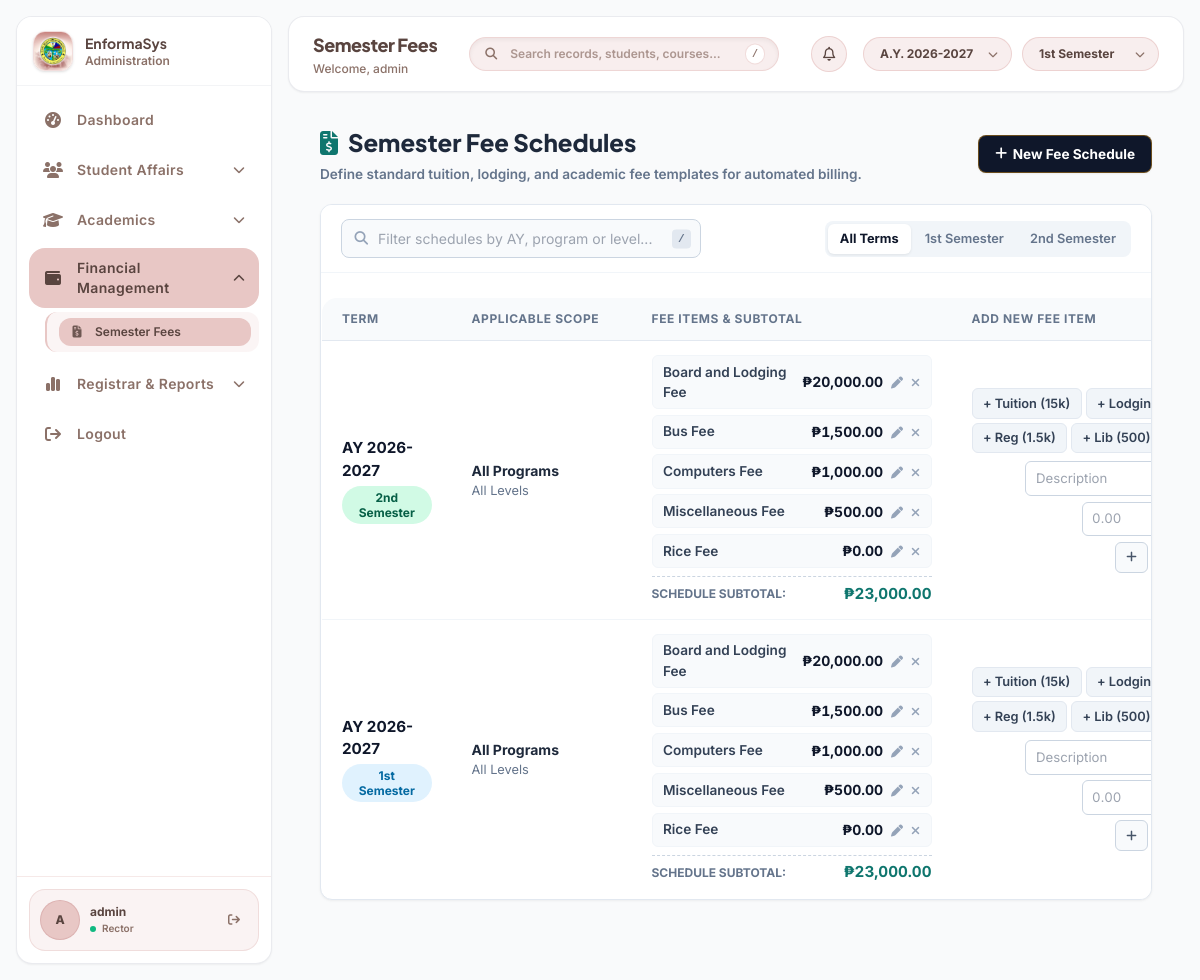
Page /modules/cashier_fees.php (signed in) on the committed database.
### tables this page shows
CREATE TABLE `cashier_fee_schedules` (
  `id` int(11) NOT NULL AUTO_INCREMENT,
  `academic_year` varchar(9) NOT NULL,
  `semester` enum('1st','2nd') NOT NULL,
  `program` varchar(80) DEFAULT NULL,
  `year_level` varchar(30) DEFAULT NULL,
  `is_active` tinyint(1) NOT NULL DEFAULT 1,
  `archived_at` datetime DEFAULT NULL,
  `created_by` int(11) DEFAULT NULL,
  `created_at` datetime NOT NULL DEFAULT current_timestamp(),
  PRIMARY KEY (`id`),
  KEY `idx_cashier_fee_sched_term` (`academic_year`,`semester`),
  KEY `idx_cashier_fee_sched_scope` (`program`,`year_level`),
  KEY `fk_cashier_fee_sched_created_by` (`created_by`),
  CONSTRAINT `fk_cashier_fee_sched_created_by` FOREIGN KEY (`created_by`) REFERENCES `users` (`id`) ON DELETE SET NULL
);

CREATE TABLE `cashier_fee_items` (
  `id` int(11) NOT NULL AUTO_INCREMENT,
  `schedule_id` int(11) NOT NULL,
  `description` varchar(255) NOT NULL,
  `amount` decimal(10,2) NOT NULL DEFAULT 0.00,
  `sort_order` int(11) NOT NULL DEFAULT 0,
  `created_at` datetime NOT NULL DEFAULT current_timestamp(),
  PRIMARY KEY (`id`),
  KEY `idx_cashier_fee_items_schedule` (`schedule_id`),
  CONSTRAINT `fk_cashier_fee_items_schedule` FOREIGN KEY (`schedule_id`) REFERENCES `cashier_fee_schedules` (`id`) ON DELETE CASCADE
);

### modules/cashier_fees.php (the view, shortened to what this page needs)
<?php
require_once '../includes/db.php';
$schedules = [];
$res_sched = $conn->query("SELECT * FROM cashier_fee_schedules WHERE archived_at IS NULL ORDER BY academic_year DESC, semester DESC, id DESC");
if ($res_sched) {
    while ($r = $res_sched->fetch_assoc()) {
        $schedules[] = $r;
    }
}
$items_by_schedule = [];
$res_items_all = $conn->query("SELECT * FROM cashier_fee_items ORDER BY schedule_id ASC, sort_order ASC, id ASC");
if ($res_items_all) {
    while ($r = $res_items_all->fetch_assoc()) {
        $sid = (int)($r['schedule_id'] ?? 0);
        if (!isset($items_by_schedule[$sid])) $items_by_schedule[$sid] = [];
        $items_by_schedule[$sid][] = $r;
    }
}
?>
<?php
require_once __DIR__ . '/../includes/layout_app_start.php';
?>
        <div class="content-body" style="padding-top: 1rem;">
            <div style="display: flex; align-items: center; justify-content: space-between; flex-wrap: wrap; gap: 1rem; margin-bottom: 1.25rem;">
                <div>
                    <h1 class="page-title" style="margin-bottom: 0.25rem; font-size: 1.5rem; font-weight: 800;"><i class="fas fa-file-invoice-dollar" style="color: #0f766e; margin-right: 0.35rem;"></i> Semester Fee Schedules</h1>
                    <div style="color: #64748b; font-size: 0.85rem; font-weight: 600;">Define standard tuition, lodging, and academic fee templates for automated billing.</div>
                </div>
                <button type="button" id="toggleCreateSchedBtn" class="action-btn-primary" style="padding: 0.5rem 1rem; font-size: 0.85rem;">
                    <i class="fas fa-plus"></i> New Fee Schedule
                </button>
            </div>
            <div class="minimal-card">
                <div class="minimal-toolbar">
                    <div class="search-container">
                        <input type="text" id="schedSearchInput" placeholder="Filter schedules by AY, program or level..." autocomplete="off">
                        <kbd class="search-kbd">/</kbd>
                    </div>
                    <div class="pill-group" id="schedSemPills">
                        <button type="button" class="pill-btn active" data-sem="all">All Terms</button>
                        <button type="button" class="pill-btn" data-sem="1st">1st Semester</button>
                        <button type="button" class="pill-btn" data-sem="2nd">2nd Semester</button>
                    </div>
                </div>
                <div style="overflow-x: auto;">
                    <table class="minimal-table">
                        <thead>
                            <tr>
                                <th style="min-width: 130px;">Term</th>
                                <th style="min-width: 180px;">Applicable Scope</th>
                                <th style="min-width: 320px;">Fee Items & Subtotal</th>
                                <th style="min-width: 360px;">Add New Fee Item</th>
                            </tr>
                        </thead>
                        <tbody>
                            <?php if (count($schedules) === 0) { ?>
                                <tr>
                                    <td colspan="5" style="text-align: center; padding: 2.5rem; color: #64748b;">
                                        <i class="fas fa-file-invoice text-3xl mb-2 text-slate-300"></i>
                                        <div>No fee schedules configured yet. Click "New Fee Schedule" to create one.</div>
                                    </td>
                                </tr>
                            <?php } else { foreach ($schedules as $s) {
                                $sid = (int)($s['id'] ?? 0);
                                $ay_sched = (string)($s['academic_year'] ?? '');
                                $sem_sched = (string)($s['semester'] ?? '');
                                $scope_prog = trim((string)($s['program'] ?? '')) !== '' ? (string)$s['program'] : 'All Programs';
                                $scope_yl = trim((string)($s['year_level'] ?? '')) !== '' ? (string)$s['year_level'] : 'All Levels';
                                $items = $items_by_schedule[$sid] ?? [];
                                $sched_total = 0.0;
                                foreach ($items as $it) {
                                    $sched_total += (float)($it['amount'] ?? 0);
                                }
                            ?>
                                <tr class="sched-row" data-sem="<?php echo htmlspecialchars($sem_sched); ?>" data-search="<?php echo htmlspecialchars(strtolower($ay_sched . ' ' . $sem_sched . ' ' . $scope_prog . ' ' . $scope_yl)); ?>">
                                    <td>
                                        <strong style="color: #0f172a; font-size: 0.95rem;">AY <?php echo htmlspecialchars($ay_sched); ?></strong>
                                        <div style="margin-top: 0.2rem;">
                                            <span class="status-badge <?php echo $sem_sched === '1st' ? 'status-info' : 'status-cleared'; ?>">
                                                <?php echo htmlspecialchars($sem_sched); ?> Semester
                                            </span>
                                        </div>
                                    </td>
                                    <td>
                                        <div style="font-weight: 700; color: #1e293b;"><?php echo htmlspecialchars($scope_prog); ?></div>
                                        <div style="font-size: 0.8rem; color: #64748b;"><?php echo htmlspecialchars($scope_yl); ?></div>
                                    </td>
                                    <td>
                                        <?php if (count($items) === 0) { ?>
                                            <span style="color: #94a3b8; font-size: 0.825rem; font-style: italic;">No fee items configured. Use the form on the right to add items.</span>
                                        <?php } else { ?>
                                            <div style="display: flex; flex-direction: column; gap: 0.35rem; margin-bottom: 0.5rem;">
                                                <?php foreach ($items as $it) {
                                                    $it_id = (int)($it['id'] ?? 0);
                                                    $it_desc = (string)($it['description'] ?? '');
                                                    $it_amt = (float)($it['amount'] ?? 0);
                                                ?>
                                                    <div style="background: #f8fafc; border: 1px solid #f1f5f9; border-radius: 6px; padding: 0.35rem 0.65rem;">
                                                        <div id="feeItemView_<?php echo $it_id; ?>" style="display: flex; justify-content: space-between; align-items: center;">
                                                            <span style="font-size: 0.85rem; color: #334155; font-weight: 600;"><?php echo htmlspecialchars($it_desc); ?></span>
                                                            <div style="display: flex; align-items: center; gap: 0.5rem;">
                                                                <strong style="font-size: 0.875rem; font-variant-numeric: tabular-nums; color: #0f172a;">₱<?php echo htmlspecialchars(number_format($it_amt, 2)); ?></strong>
                                                                <button type="button" title="Edit item" class="text-slate-400 hover:text-teal-700 transition" onclick="toggleEditFeeItem(<?php echo $it_id; ?>, true)" style="background: none; border: none; cursor: pointer; padding: 0;">
                                                                    <i class="fas fa-pen text-xs"></i>
                                                                </button>
                                                                <form method="post" style="display: inline; margin: 0; padding: 0;">
                                                                    <button type="submit" name="delete_item" title="Remove item" class="text-slate-400 hover:text-red-600 transition" onclick="return confirm('Remove this fee item?');" style="background: none; border: none; cursor: pointer; padding: 0;">
                                                                        <i class="fas fa-times text-xs"></i>
                                                                    </button>
                                                                </form>
                                                            </div>
                                                        </div>
                                                    </div>
                                                <?php } ?>
                                            </div>
                                            <div style="border-top: 1px dashed #cbd5e1; padding-top: 0.35rem; display: flex; justify-content: space-between; align-items: center;">
                                                <span style="font-size: 0.75rem; font-weight: 700; text-transform: uppercase; color: #64748b;">Schedule Subtotal:</span>
                                                <strong style="color: #0f766e; font-size: 0.95rem; font-variant-numeric: tabular-nums;">₱<?php echo htmlspecialchars(number_format($sched_total, 2)); ?></strong>
                                            </div>
                                        <?php } ?>
                                    </td>
                                    <td>
                                        <div style="display: flex; flex-wrap: wrap; gap: 0.25rem; margin-bottom: 0.5rem;">
                                            <button type="button" class="quick-chip" onclick="fillFee(this, 'Tuition Fee', 15000)">+ Tuition (15k)</button>
                                            <button type="button" class="quick-chip" onclick="fillFee(this, 'Board & Lodging', 12000)">+ Lodging (12k)</button>
                                            <button type="button" class="quick-chip" onclick="fillFee(this, 'Registration Fee', 1500)">+ Reg (1.5k)</button>
                                            <button type="button" class="quick-chip" onclick="fillFee(this, 'Library Fee', 500)">+ Lib (500)</button>
                                        </div>
                                        <form method="post" style="display: flex; gap: 0.35rem; align-items: center; margin: 0; padding: 0;">
                                            <input type="text" name="description" placeholder="Description" required style="flex: 1; padding: 0.4rem 0.6rem; border: 1px solid #cbd5e1; border-radius: 6px; font-size: 0.825rem;">
                                            <input type="number" name="amount" placeholder="0.00" step="0.01" min="0" required style="width: 100px; padding: 0.4rem 0.6rem; border: 1px solid #cbd5e1; border-radius: 6px; font-size: 0.825rem; font-variant-numeric: tabular-nums;">
                                            <button type="submit" name="add_item" class="action-btn-secondary" style="padding: 0.4rem 0.65rem;">
                                                <i class="fas fa-plus text-xs"></i>
                                            </button>
                                        </form>
                                    </td>
                                </tr>
                            <?php } } ?>
                        </tbody>
                    </table>
                </div>
            </div>
        </div>
<?php require_once __DIR__ . '/../includes/layout_app_end.php'; ?>
<?php exit; ?>

### css/motion.css (style rules this page uses)
body, .capstone-animate-in { animation: none; }
button, .btn, .btn-bubble-primary, .btn-bubble-accent, .btn-bubble-light, input, select, textarea, a { transition: background-color 150ms ease, color 150ms ease, border-color 150ms ease, box-shadow 180ms ease, opacity 150ms ease; }
tbody tr { transition: background-color 150ms ease; }
@media (prefers-reduced-motion: no-preference) { button, .btn, .btn-bubble-primary, .btn-bubble-accent, .btn-bubble-light, a { transition: transform 160ms cubic-bezier(0.16, 1, 0.3, 1), box-shadow 180ms ease, background-color 150ms ease, color 150ms ease, border-color 150ms ease, opacity 150ms ease; } }
@media (prefers-reduced-motion: no-preference) { tbody tr { transition: transform 150ms cubic-bezier(0.16, 1, 0.3, 1), background-color 150ms ease; } }

### css/floating_theme.css (style rules this page uses)
:root { --bg-main: #f9fafb; --bg-card: #FFFFFF; --text-primary: #59443F; --text-secondary: #8B7168; --color-rose: #D6A6A6; --color-dusty: #E8C7C5; --color-brown: #59443F; --border-soft: rgba(229, 231, 235, 0.9); --border-light: rgba(243, 244, 246, 0.9); --radius-sm: 0.5rem; --radius-md: 0.75rem; --radius-lg: 1rem; --radius-xl: 1.25rem; --radius-bubble: 1rem; --font-body: 'Inter', system-ui, -apple-system, sans-serif; --font-heading: 'Plus Jakarta Sans', 'Inter', system-ui, sans-serif; }
body { background-color: var(--bg-main) !important; color: var(--text-primary) !important; font-family: var(--font-body) !important; -webkit-font-smoothing: antialiased; -moz-osx-font-smoothing: grayscale; }
h1, h2, h3, h4, h5, h6, .font-heading { font-family: var(--font-heading) !important; }

### includes/layout_app_start.php (style rules this page uses)
:root { --bg-main: #f9fafb; --bg-card: #FFFFFF; --text-primary: #59443F; --text-secondary: #8B7168; --color-rose: #D6A6A6; --color-dusty: #E8C7C5; --color-brown: #59443F; }
body { background-color: #f9fafb !important; color: #59443F !important; font-family: 'Inter', sans-serif !important; }
h1, h2, h3, h4, h5, h6, .font-heading { font-family: 'Plus Jakarta Sans', 'Inter', sans-serif !important; }

### rows in the picture
cashier_fee_schedules: academic_year "2026-2027", semester "2nd", program "All Programs", year_level "All Levels", sched_total "23,000.00"
cashier_fee_items: description "Board and Lodging Fee", amount "20,000.00"
cashier_fee_items: description "Bus Fee", amount "1,500.00"
cashier_fee_items: description "Computers Fee", amount "1,000.00"
cashier_fee_items: description "Miscellaneous Fee", amount "500.00"
cashier_fee_items: description "Rice Fee", amount "0.00"
cashier_fee_schedules: academic_year "2026-2027", semester "1st", program "All Programs", year_level "All Levels", sched_total "23,000.00"
cashier_fee_items: description "Board and Lodging Fee", amount "20,000.00"
cashier_fee_items: description "Bus Fee", amount "1,500.00"
cashier_fee_items: description "Computers Fee", amount "1,000.00"
cashier_fee_items: description "Miscellaneous Fee", amount "500.00"
cashier_fee_items: description "Rice Fee", amount "0.00"

### other values in the picture
$appName "EnformaSys"
$roleSubtitle "Administration"
$item['label'] "Dashboard"
$item['label'] "Student Affairs"
$item['label'] "Academics"
$item['label'] "Financial Management"
$sub['label'] "Semester Fees"
$item['label'] "Registrar & Reports"
$item['label'] "Logout"
$sb_initial "A"
$sb_username "admin"
$sb_role_label "Rector"
$headerTitle "Semester Fees"
$headerGreetingName "admin"
